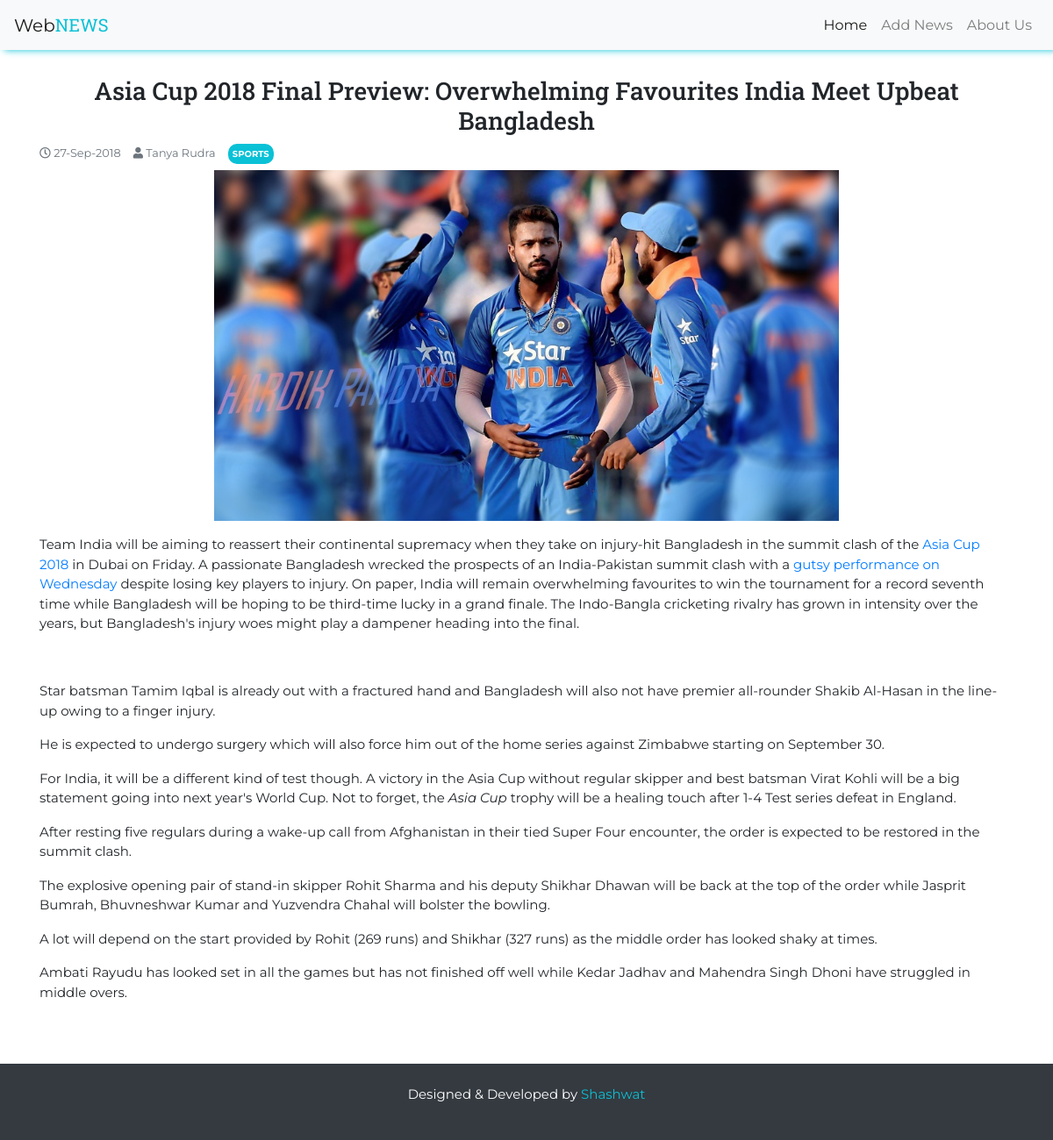
The app's page /article.php?id=5 with its own data.
### tables this page shows
CREATE TABLE `news` (
  `id` int(11) NOT NULL,
  `title` varchar(255) NOT NULL,
  `author` varchar(255) NOT NULL,
  `category` varchar(255) NOT NULL,
  `image` text NOT NULL,
  `article` text NOT NULL,
  `created_at` datetime NOT NULL DEFAULT CURRENT_TIMESTAMP
);

### article.php (the view, shortened to what this page needs)
<?php include 'includes/header.php';
      require 'config/db.php';
?>
<?php
    $id = mysqli_real_escape_string($conn, $_GET['id']);
    $sql = "SELECT * FROM news WHERE id=". $id;
    $results = mysqli_query($conn, $sql);
    $article = mysqli_fetch_assoc($results);
?>
<div class="container">
        <div id="newsarticle">
            <h3 class="text-center"><?php echo $article['title']; ?></h3>
            <small class="text-muted">
                <i class="far fa-clock"></i> <?php echo date('d-M-Y', strtotime($article['created_at'])); ?>
            </small>
            <small class="text-muted">
                <i class="fas fa-user"></i> <?php echo ucwords($article['author']); ?>
            </small>
            <span class="badge badge-success"><?php echo strtoupper($article['category']); ?></span>
            <img src="<?php echo $article['image']; ?>" class="img-responsive article-img" alt="">
            <p><?php echo $article['article']; ?></p>
        </div>
</div>
<?php include 'includes/footer.php' ?>

### includes/header.php (style rules this page uses)
body { font-family: 'Montserrat', sans-serif; }
p { font-size: 15px; }
h1,h2,h3,h4,h5,h6, .navbar-brand span { font-family:'Roboto Slab', serif; }
.article-img { height: 200px; width: 100%; }
#newsarticle { padding: 30px 0; }
#newsarticle .article-img { height: 400px; width: auto; display: block; margin: auto ; }
.badge { font-size:14px; padding:10px; position: absolute; top: 0; }
#newsarticle small { padding-right: 10px !important; display: inline-block; margin-bottom:10px; }
#newsarticle .badge { display: inline; position: relative; font-size:10px; padding: 5px; border-radius: 10px; background-color: #0ac1d6; }

### records on screen
news: title "Asia Cup 2018 Final Preview: Overwhelming Favourites India Meet Upbeat Bangladesh", created_at "27-Sep-2018", author "Tanya Rudra", category "SPORTS", image (picture), article "Team India will be aiming to reassert their continental supremacy when they take on injury-hit Bangladesh in the summit clash of the Asia Cup 2018 in Dubai on Friday. A passionate Bangladesh wrecked the prospects of an India-Pakistan summit clash with a gutsy performance on Wednesday despite losing key players to injury. On paper, India will remain overwhelming favourites to win the tournament for a record seventh time while Bangladesh will be hoping to be third-time lucky in a grand finale. The Indo-Bangla cricketing rivalry has grown in intensity over the years, but Bangladesh's injury woes might play a dampener heading into the final. Star batsman Tamim Iqbal is already out with a…"
